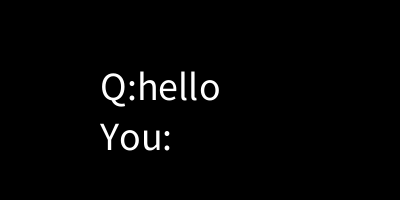
Frame 1 (no input)
Frame 60 (the mouse pressed at the canvas centre just before this capture): identical to frame 1, image omitted
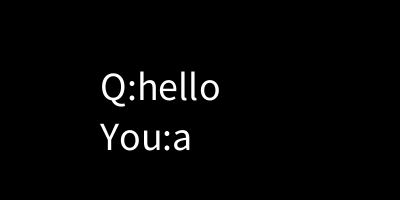
Frame 120 (the mouse held since frame 60 and released just before this capture)

The Processing sketch that drew these frames (run headless with seeded random() and noise(); from frame 60 on, the mouse is pressed at the canvas centre):

// Processing sketch: week17_2
// ── week17_2.pde
void setup(){
 size(400,200);
 textSize(40);
}
String line="";
String Q="hello";
void draw(){
 background(0);
 text("Q:"+Q,100,100);
 text("You:"+line,100,150);
}
void mousePressed(){
 line=line+"a"; 
}
